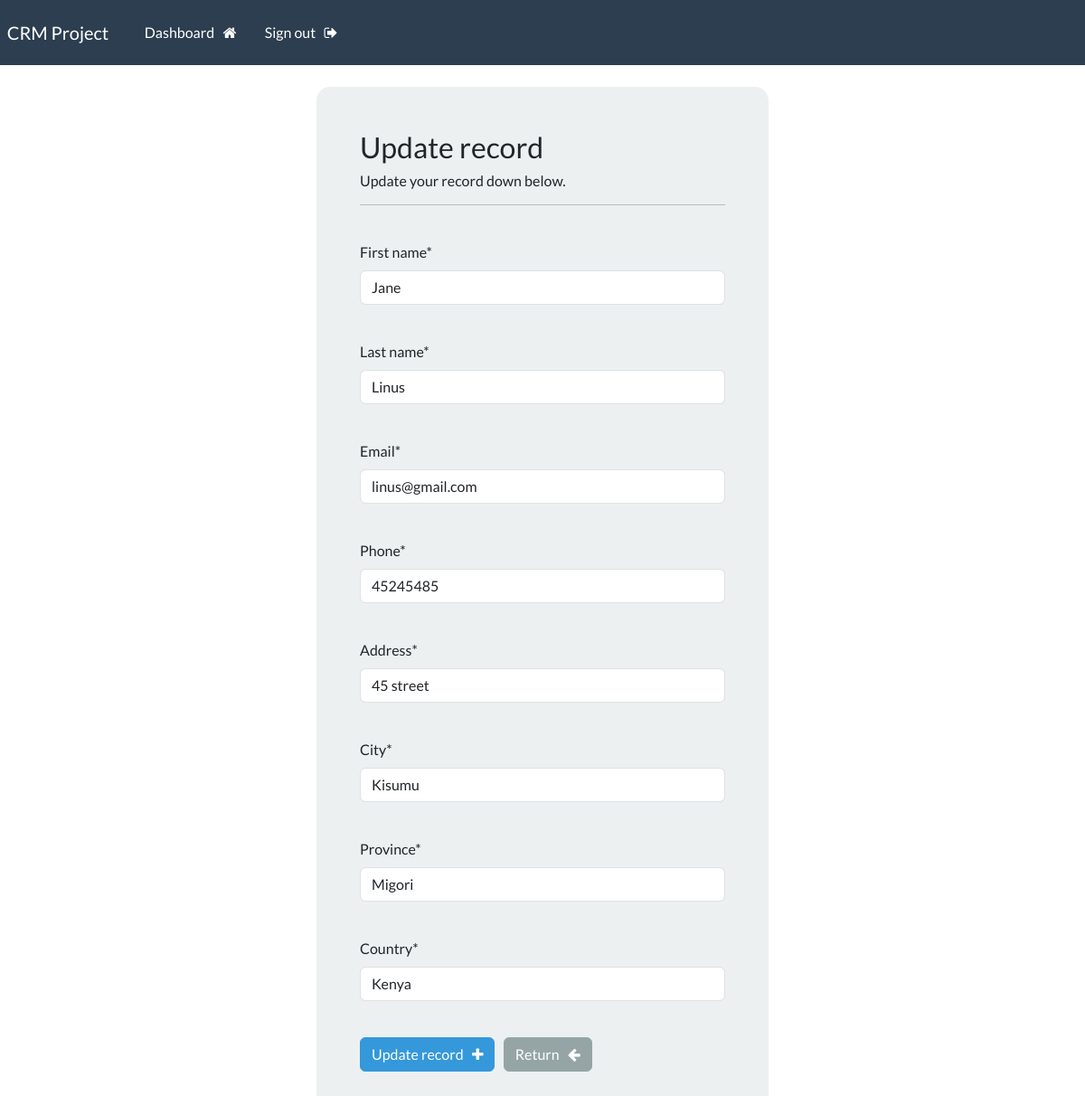
Screenshot of /update_record/2/ (signed in) with the database file from the repository.
### crmApp/models.py (models this page shows, shortened)
class Record(models.Model):
    creation_date = models.DateTimeField(auto_now_add=True)
    first_name = models.CharField(max_length=100)
    last_name = models.CharField(max_length=100)
    email = models.CharField(max_length=255)
    phone = models.CharField(max_length=20)
    address = models.CharField(max_length=300)
    city = models.CharField(max_length=255)
    province = models.CharField(max_length=200)
    country = models.CharField(max_length=125)

### crmApp/views.py (the view)
# urls.py: path('update_record/<int:pk>/', update_record, name='update_record' ),
@login_required(login_url=login)
def update_record(request, pk):
     record = Record.objects.get(id=pk)
     form = UpdateRecordForm(instance=record)
     if request.method == "POST":
          form = UpdateRecordForm(request.POST, instance=record)
          if form.is_valid():
               form.save()
               return redirect('dashboard')
     context = {'form':form}
     return render(request, 'crmApp/update.html', context=context)

### crmApp/forms.py
class UpdateRecordForm(forms.ModelForm):
    class Meta:
        model = Record
        fields = ['first_name', 'last_name', 'email', 'phone', 'address', 'city', 'province', 'country']

### crmApp/templates/crmApp/update.html (shortened to what this page needs)
{% extends "crmApp/base.html" %}
{% load crispy_forms_tags %}
{% block content %}
<body>
    <div class="container bg-light shadow-md p-5 form-layout">
        <h3> Update record </h3>
        <h6> Update your record down below. </h6>
        <hr>
        <br>
        <form method="POST" autocomplete="off">
            {{form.first_name|as_crispy_field}}
            <br>
            {{form.last_name|as_crispy_field}}
            <br>
            {{form.email|as_crispy_field}}
            <br>
            {{form.phone|as_crispy_field}}
            <br>
            {{form.address|as_crispy_field}}
            <br>
            {{form.city|as_crispy_field}}
            <br>
            {{form.province|as_crispy_field}}
            <br>
            {{form.country|as_crispy_field}}
            <br>
            <button type="submit" class="btn btn-info">
                Update record &nbsp; <i class="fa fa-plus" aria-hidden="true"></i>
            </button>
            <a href="{% url 'dashboard' %}" class="btn btn-secondary">
                Return &nbsp; <i class="fa fa-arrow-left" aria-hidden="true"></i>
            </a>
        </form>
    </div>
    <br>
</body>
{% endblock %}

### static/css/styles.css (style rules this page uses)
.form-layout { border-radius: 15px; width: 500px; }

### rows the page displays
Record: first_name "Jane", last_name "Linus", email "linus@gmail.com", phone "45245485", address "45 street", city "Kisumu", province "Migori", country "Kenya"
